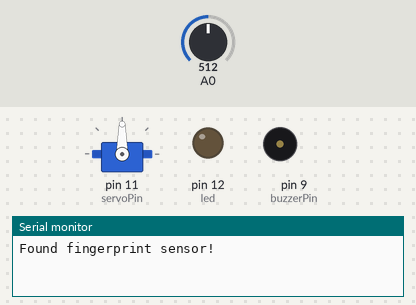
Bench run of a sketch on a simulated Arduino Uno, built with avr-gcc and run on an emulated ATmega328P. Shown: servo, output pins drawn as LEDs (lit = HIGH), buzzer (waves = sounding), the last lines printed to the serial monitor. Dashed ring = blinking. The test bench sets the inputs (shaded band); at power-on: A0 = 512.

Above: at 2.3 s.
2.4 s: A0 set to 784
3.9 s: A0 set to 807
At 3.99 s:
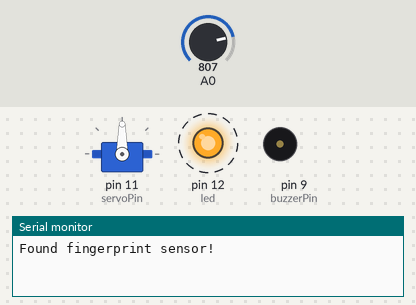
At 5.2 s:
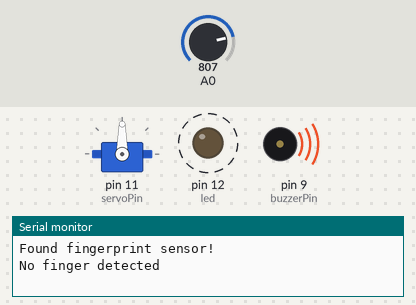
Timing chart, 0 to 12.9 s (numbered marks = the images above; inputs shaded):
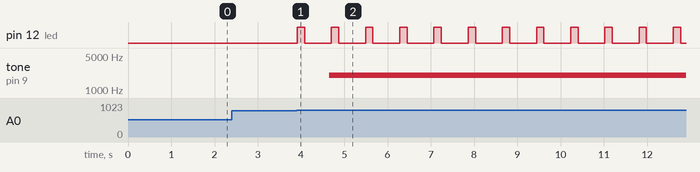

Measured:
- the behaviour switches between 799 and 800 on A0 (found by bisection; images 0 and 1)
- after the input at 2.4 s, every drawn part: stays the same
- after the input at 3.9 s, pin 12 (led): alternates HIGH for 0.17 s and LOW for 0.62 s, starting at once; tone on pin 9 (buzzerPin): silent → 2000 Hz after 0.75 s

The sketch:

code-laser_security_system.ino
```cpp
/*
Team members:
1)Jay Patel
2)Kaushal Patel
3)Tanuj Joshi
4)Jaivik Patel
*/


//import servo lib
#include <Servo.h>
//import software serial lib
#include <SoftwareSerial.h>

//import fingerprint lib from adafruit
#include <Adafruit_Fingerprint.h>
//create servo object
Servo htx;

//define software serial pins
SoftwareSerial mySerial(2, 3);

//create fingerprint
Adafruit_Fingerprint finger = Adafruit_Fingerprint(&mySerial);

//predefined variables for LEDs, Sensor and buzzer
int sensorValue = 0;
const int buzzerPin = 9;
const int led = 12;
const int led1 = 13;

//define fingerprint IDs as stored!
int FINGER_ID = 1;
int Finder_id2 = 2;
int servoPin = 11;

//initial setup
void setup()
{
  htx.attach(servoPin);
  pinMode(led,OUTPUT);
  pinMode(buzzerPin,OUTPUT);
  Serial.begin(9600);
  while (!Serial);  // For Yun/Leo/Micro/Zero/...
  delay(100);

  // set the data rate for the sensor serial port
  finger.begin(57600);
  delay(5);
  //make sure that the fingerprint sensor is connected properly
  if (finger.verifyPassword()) {
    Serial.println("Found fingerprint sensor!");
  } else {
    Serial.println("Did not find fingerprint sensor :(");
    //loop if there was an error detecting the sensor
    while (1) { delay(1); }
  }
}

//forever loop
void loop()
{

  boolean flag = true;

  //read the photoresistor and conver it to ADC value
  sensorValue = analogRead(A0);

 //if value is greater than 800

  if(sensorValue >=800) {
    while(flag){
    //blink both leds
     blink(led);
     blink(led1);
     //get fingerprint ID
     int id = getFingerprintID();
    //start buzzer
     tone(buzzerPin,2000);
     //move servo 90 degrees
     htx.write(90);

     //if the Ids matches any of the stored ID then stop the alarm
     if(id == FINGER_ID || id == Finder_id2){
       flag = false;
     }

     delay(50);
    }
    //stop buzzer and leds
    noTone(buzzerPin);
    digitalWrite(led,LOW);
    digitalWrite(led1,LOW);
    //move servo back to zero
    htx.write(0);
  }
  digitalWrite(led,LOW);
  delay(50);            //don't ned to run this at full speed.
}

//function to blink LED
void blink(int pin){
  digitalWrite(pin,HIGH);
  delay(170);
  digitalWrite(pin,LOW);
  delay(170);

}

//function to get fingerprint Id
uint8_t getFingerprintID() {
  uint8_t p = finger.getImage();
  switch (p) {
    case FINGERPRINT_OK:
      Serial.println("Image taken");
      break;
    case FINGERPRINT_PACKETRECIEVEERR:
      Serial.println("Communication error");
      return p;
    case FINGERPRINT_NOFINGER:
      Serial.println("No finger detected");
      return p+10;
    case FINGERPRINT_IMAGEFAIL:
      Serial.println("Imaging error");
      return p;
    default:
      Serial.println("Unknown error");
      return p;
  }

  // OK success!

  p = finger.image2Tz();
  switch (p) {
    case FINGERPRINT_OK:
      Serial.println("Image converted");
      break;
    case FINGERPRINT_IMAGEMESS:
      Serial.println("Image too messy");
      return p;
    case FINGERPRINT_PACKETRECIEVEERR:
      Serial.println("Communication error");
      return p;
    case FINGERPRINT_FEATUREFAIL:
      Serial.println("Could not find fingerprint features");
      return p;
    case FINGERPRINT_INVALIDIMAGE:
      Serial.println("Could not find fingerprint features");
      return p;
    default:
      Serial.println("Unknown error");
      return p;
  }

  // OK converted!
  p = finger.fingerSearch();
  if (p == FINGERPRINT_OK) {
    Serial.println("Found a print match!");
  } else if (p == FINGERPRINT_PACKETRECIEVEERR) {
    Serial.println("Communication error");
    return p;
  } else if (p == FINGERPRINT_NOTFOUND) {
    Serial.println("Did not find a match");
    return p;
  } else {
    Serial.println("Unknown error");
    return p;
  }

  // found a match!
  Serial.print("Found ID #"); Serial.print(finger.fingerID);
  Serial.print(" with confidence of "); Serial.println(finger.confidence);

  return finger.fingerID;
}

// returns -1 if failed, otherwise returns ID #
int getFingerprintIDez() {
  uint8_t p = finger.getImage();
  if (p != FINGERPRINT_OK)  return -1;

  p = finger.image2Tz();
  if (p != FINGERPRINT_OK)  return -1;

  p = finger.fingerFastSearch();
  if (p != FINGERPRINT_OK)  return -1;

  // found a match!
  Serial.print("Found ID #"); Serial.print(finger.fingerID);
  Serial.print(" with confidence of "); Serial.println(finger.confidence);
  return finger.fingerID;
}
```
